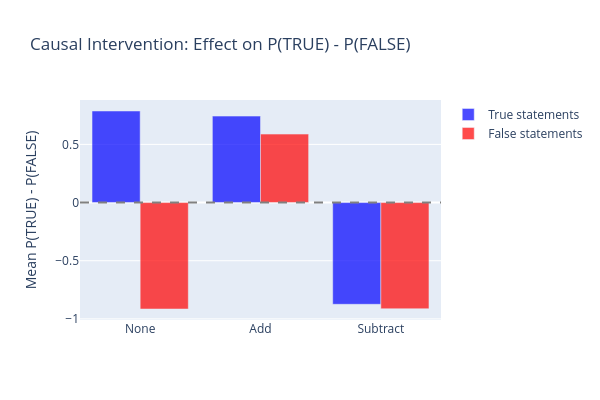

Write notebook code for a chart like this one.
### Code cell
def intervention_experiment(
    statements: list[str],
    model: AutoModelForCausalLM,
    tokenizer: AutoTokenizer,
    direction: Float[Tensor, " d_model"],
    few_shot_prompt: str,
    true_id: int,
    false_id: int,
    intervene_layers: list[int],
    intervention: str = "none",
    batch_size: int = 32,
) -> Float[Tensor, " n"]:
    """
    Run the intervention experiment.

    Args:
        statements: Statements to evaluate.
        model: Language model.
        tokenizer: Tokenizer.
        direction: The (already scaled) truth direction vector.
        few_shot_prompt: Few-shot prefix.
        true_id: Token ID for " TRUE".
        false_id: Token ID for " FALSE".
        intervene_layers: List of layer indices to intervene at.
        intervention: "none", "add", or "subtract".
        batch_size: Batch size.

    Returns:
        P(TRUE) - P(FALSE) for each statement.
    """
    assert intervention in ["none", "add", "subtract"]

    # Determine how many tokens " This statement is:" adds
    suffix_tokens = tokenizer.encode(" This statement is:")
    len_suffix = len(suffix_tokens)

    p_diffs = []
    for i in range(0, len(statements), batch_size):
        batch = statements[i : i + batch_size]
        queries = [few_shot_prompt + stmt + " This statement is:" for stmt in batch]

        inputs = tokenizer(queries, return_tensors="pt", padding=True, truncation=True, max_length=512).to(model.device)

        # Register hooks for intervention
        hooks = []
        if intervention != "none":
            dir_device = direction.to(model.device)
            scale = 1.0 if intervention == "add" else -1.0

            # Each sequence in the batch can have a different length, so we iterate over batch
            # elements inside the hook, using attention_mask to find real sequence lengths.
            def make_batch_hook(dir_vec, attn_mask, scl):
                def hook_fn(module, input, output):
                    # YOUR CODE HERE - implement the batch-aware hook:
                    # 1. Extract hidden_states from output (handle tuple or plain tensor)
                    # 2. For each batch element b, find end = attn_mask[b].sum()
                    # 3. Patch at positions end - len_suffix and end - len_suffix - 1
                    # 4. Return the modified output (keeping the tuple structure if applicable)
                    
                    hidden_states = output[0] if isinstance(output, tuple) else output
                    seq_lens = attn_mask.sum(dim=1)
                    for b in range(hidden_states.shape[0]):
                        end = seq_lens[b].item()
                        
                        for offset in [-len_suffix, -len_suffix - 1]:
                            pos = int(end + offset)
                            if 0 <= pos < hidden_states.shape[1]:
                                hidden_states[b, pos, :] += scl * dir_vec

                    return (hidden_states,) + output[1:] if isinstance(output, tuple) else hidden_states
                    
                return hook_fn

            for layer_idx in intervene_layers:
                hook = model.model.layers[layer_idx].register_forward_hook(
                    make_batch_hook(dir_device, inputs["attention_mask"], scale)
                )
                hooks.append(hook)

        with t.no_grad():
            # Common pattern for hooks, so failed hooks don't get stuck
            try:
                outputs = model(**inputs)
            finally:
                for hook in hooks:
                    hook.remove()

            # Get logits at the last non-padding position, then get probability differences
            last_idx = inputs["attention_mask"].sum(dim=1) - 1
            batch_indices = t.arange(len(batch), device=outputs.logits.device)
            last_logits = outputs.logits[batch_indices, last_idx]
            probs = last_logits.softmax(dim=-1)
            p_diff = probs[:, true_id] - probs[:, false_id]
            p_diffs.append(p_diff.cpu().float())

    return t.cat(p_diffs)


# Train the intervention probe on cities + neg_cities combined. The paper found that
# "training on statements and their opposites improves generalization" - using both
# a statement and its negation gives the probe a cleaner truth direction.
# Load neg_cities for this paired training
neg_cities_df = pd.read_csv(GOT_DATASETS / "neg_cities.csv")
neg_cities_stmts = neg_cities_df["statement"].tolist()
neg_cities_labels = t.tensor(neg_cities_df["label"].values, dtype=t.float32)

neg_cities_acts_dict = extract_activations(neg_cities_stmts, model, tokenizer, [PROBE_LAYER])
neg_cities_acts = neg_cities_acts_dict[PROBE_LAYER]

# Train probe on cities + neg_cities combined
combined_acts = t.cat([activations["cities"], neg_cities_acts])
combined_labels = t.cat([labels_dict["cities"], neg_cities_labels])
combined_probe = MMProbe.from_data(combined_acts, combined_labels)

# Scale the direction
direction = combined_probe.direction
direction_hat = direction / direction.norm()
true_acts = combined_acts[combined_labels == 1]
false_acts = combined_acts[combined_labels == 0]
true_mean = true_acts.mean(0)
false_mean = false_acts.mean(0)
projection_diff = ((true_mean - false_mean) @ direction_hat).item()
scaled_direction = projection_diff * direction_hat

# Intervene at all layers from INTERVENE_LAYER through PROBE_LAYER. This matches
# the paper's "group (b)" hidden states that were found to be causally implicated.
intervene_layer_list = list(range(INTERVENE_LAYER, PROBE_LAYER + 1))

# Run for all 3 conditions × 2 subsets
results_intervention = {}
for intervention_type in ["none", "add", "subtract"]:
    for subset in ["true", "false"]:
        mask = sp_eval_labels == (1 if subset == "true" else 0)
        subset_stmts = [s for s, m in zip(sp_eval_stmts, mask.tolist()) if m]
        p_diffs = intervention_experiment(
            subset_stmts,
            model,
            tokenizer,
            scaled_direction,
            FEW_SHOT_PROMPT,
            TRUE_ID,
            FALSE_ID,
            intervene_layer_list,
            intervention=intervention_type,
        )
        results_intervention[(intervention_type, subset)] = p_diffs.mean().item()

# Print results
intervention_df = pd.DataFrame(
    {
        "Intervention": ["none", "add", "subtract"],
        "True Stmts (mean P_diff)": [
            f"{results_intervention[('none', 'true')]:.4f}",
            f"{results_intervention[('add', 'true')]:.4f}",
            f"{results_intervention[('subtract', 'true')]:.4f}",
        ],
        "False Stmts (mean P_diff)": [
            f"{results_intervention[('none', 'false')]:.4f}",
            f"{results_intervention[('add', 'false')]:.4f}",
            f"{results_intervention[('subtract', 'false')]:.4f}",
        ],
    }
)
print("\nIntervention results (mean P(TRUE) - P(FALSE)):")
display(intervention_df)

# Grouped bar chart
fig = go.Figure()
for subset, color in [("true", "blue"), ("false", "red")]:
    vals = [results_intervention[(interv, subset)] for interv in ["none", "add", "subtract"]]
    fig.add_trace(
        go.Bar(
            name=f"{subset.capitalize()} statements",
            x=["None", "Add", "Subtract"],
            y=vals,
            marker_color=color,
            opacity=0.7,
        )
    )
fig.update_layout(
    title="Causal Intervention: Effect on P(TRUE) - P(FALSE)",
    yaxis_title="Mean P(TRUE) - P(FALSE)",
    barmode="group",
    height=400,
    width=600,
)
fig.add_hline(y=0, line_dash="dash", line_color="gray")
fig.show()

### Figure 1 — Plotly figure (JSON) as saved in the notebook; plotly's stock layout.template omitted (floating-point values rounded to 4 significant figures)
{"data": [{"marker": {"color": "blue"}, "name": "True statements", "opacity": 0.7, "type": "bar", "x": ["None", "Add", "Subtract"], "y": [0.7871, 0.7431, -0.8746]}, {"marker": {"color": "red"}, "name": "False statements", "opacity": 0.7, "type": "bar", "x": ["None", "Add", "Subtract"], "y": [-0.9151, 0.5885, -0.913]}], "layout": {"barmode": "group", "height": 400, "shapes": [{"line": {"color": "gray", "dash": "dash"}, "type": "line", "x0": 0, "x1": 1, "xref": "x domain", "y0": 0, "y1": 0, "yref": "y"}], "title": {"text": "Causal Intervention: Effect on P(TRUE) - P(FALSE)"}, "width": 600, "yaxis": {"title": {"text": "Mean P(TRUE) - P(FALSE)"}}}}
